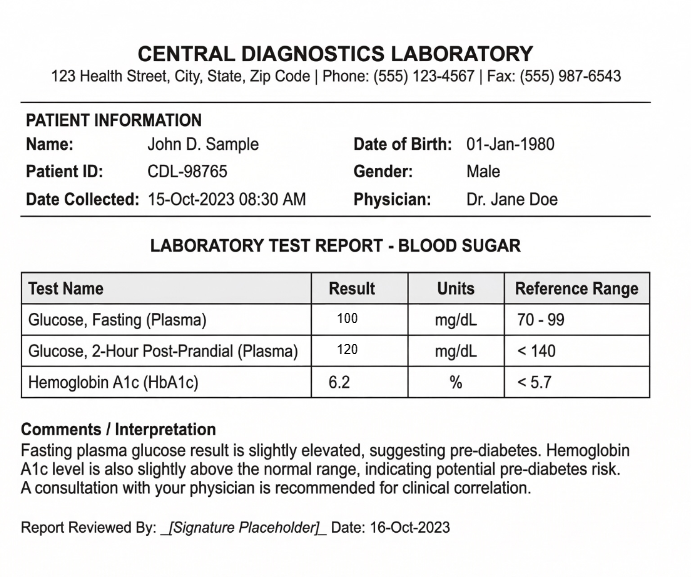
#> input picture new test.png, 691 x 577 px
$ python -i preprocess.py   (imports and definitions only)
#> lines starting #> are read from the running program, lines starting #| are printed output that depends on the picture; after the words box and inside, x2 and y2 are one past the last pixel; in counts of white or black regions, pixels touching at a corner belong together
"""
preprocess.py – PDF/image loading and OpenCV preprocessing for OCR.

This module is responsible for:
  1. Loading PDF pages or image files.
  2. Converting to grayscale.
  3. Denoising and adaptive thresholding.
  4. Deskewing when necessary.
  5. Resizing to a sane DPI for Tesseract.

It does NOT perform OCR itself – that lives in `extract_text.py`.
"""

from __future__ import annotations

from pathlib import Path
from typing import List, Tuple

import cv2  # type: ignore
import numpy as np  # type: ignore

try:
    from pdf2image import convert_from_path  # type: ignore
except ImportError:  # pragma: no cover - optional dependency
    convert_from_path = None  # type: ignore


# [29 lines left out: function load_pages, not called in this run]


def preprocess_for_tesseract(pages_bgr: List[np.ndarray]) -> List[np.ndarray]:
    """Preprocess pages into thresholded grayscale images for Tesseract."""
    return [_preprocess_image(bgr) for bgr in pages_bgr]


# [30 lines left out: function preprocess_for_paddle, not called in this run]


def _preprocess_image(bgr_img: np.ndarray) -> np.ndarray:
    """Apply common image-cleaning steps to improve OCR accuracy."""
    # 1) Grayscale
    gray = cv2.cvtColor(bgr_img, cv2.COLOR_BGR2GRAY)

    # 2) Denoise (fast non-local means)
    denoised = cv2.fastNlMeansDenoising(gray, h=10)

    # 3) Deskew using image moments
    deskewed = _deskew(denoised)

    # 4) Adaptive thresholding for sharper text
    thresh = cv2.adaptiveThreshold(
        deskewed,
        255,
        cv2.ADAPTIVE_THRESH_MEAN_C,
        cv2.THRESH_BINARY,
        31,
        10,
    )

    # 5) Resize if the image is very small – Tesseract prefers ~300 DPI.
    h, w = thresh.shape[:2]
    min_dim = 900
    if max(h, w) < min_dim:
        scale = float(min_dim) / max(h, w)
        thresh = cv2.resize(
            thresh,
            (int(w * scale), int(h * scale)),
            interpolation=cv2.INTER_LINEAR,
        )

    return thresh


def _deskew(image: np.ndarray) -> np.ndarray:
    """Estimate and correct skew angle using image moments."""
    coords = cv2.findNonZero(255 - image)
    if coords is None:
        return image

    rect = cv2.minAreaRect(coords)
    angle = rect[-1]

    if angle < -45:
        angle = -(90 + angle)
    else:
        angle = -angle

    if abs(angle) < 0.5:
        return image

    (h, w) = image.shape[:2]
    center = (w // 2, h // 2)
    M = cv2.getRotationMatrix2D(center, angle, 1.0)
    rotated = cv2.warpAffine(
        image,
        M,
        (w, h),
        flags=cv2.INTER_CUBIC,
        borderMode=cv2.BORDER_REPLICATE,
    )
    return rotated


__all__ = ["load_pages", "preprocess_for_tesseract", "preprocess_for_paddle"]

>>> import cv2
>>> picture = cv2.imread('../../new test.png')
#> picture is the input picture: shape (577, 691, 3); mean B, G, R 232.2, 232.4, 232.7
>>> result = _preprocess_image(picture)
#> in _deskew, `coords = cv2.findNonZero(255 - image)`: coords = contour of 363138 points, box (x1, y1, x2, y2) (0, 0, 691, 577), area 10856
#> in _deskew, `rect = cv2.minAreaRect(coords)`: rect = ((345, 288), (576, 690), -90)
#> in _deskew, `angle = rect[-1]`: angle = -90
#> in _deskew, `angle = -(90 + angle)`: angle = 0
#> in _preprocess_image, `thresh = cv2.adaptiveThreshold( deskewed, 255, cv2.ADAPTIVE_THRESH_MEA..`:
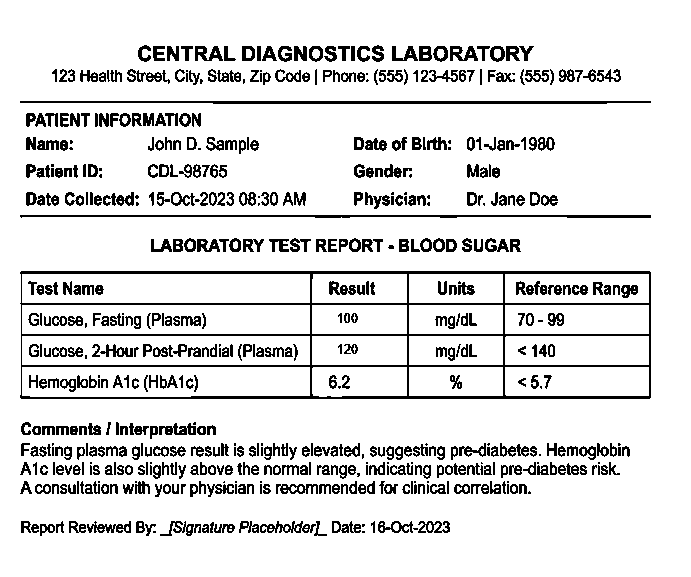
#> thresh: shape (577, 691); 87.7% white; black in thin lines or dots, all inside (x1, y1, x2, y2) = (20, 45, 651, 536)
#> in _preprocess_image, `thresh = cv2.resize( thresh, (int(w * scale), int(h * scale)), interpo..`:
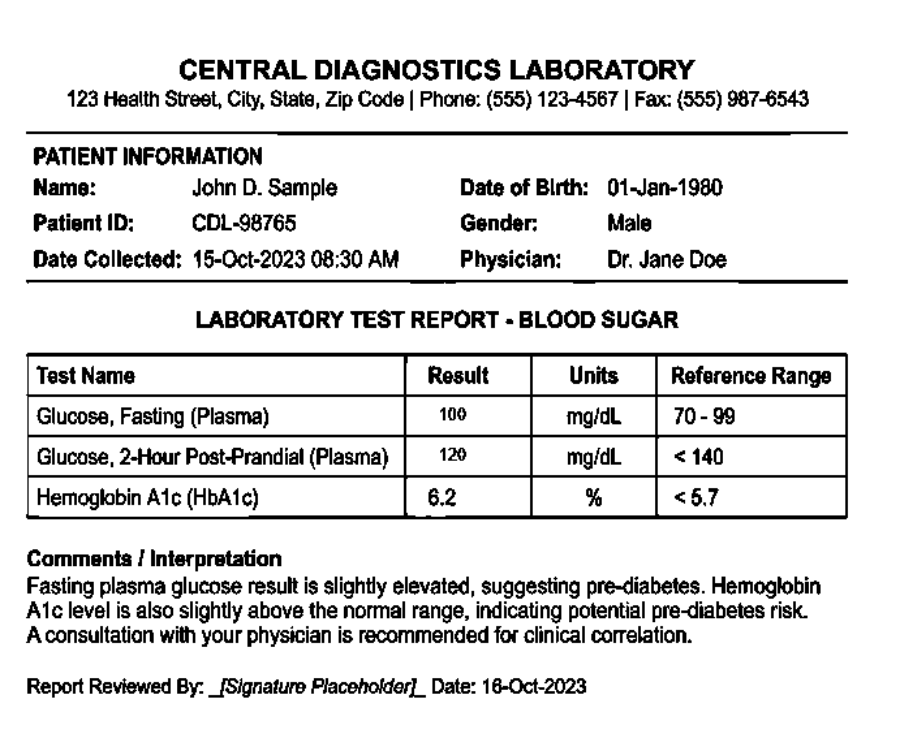
#> thresh: shape (751, 900); min 0, max 255, mean 223.5
